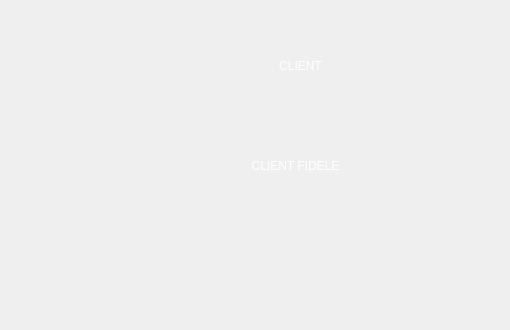
    <widget class="QWidget" name="page_25">
     <widget class="QPushButton" name="pushButton_3">
      <property name="geometry">
       <rect>
        <x>240</x>
        <y>40</y>
        <width>121</width>
        <height>51</height>
       </rect>
      </property>
      <property name="styleSheet">
       <string notr="true">QPushButton {
            color: white;
            border-image: url(:/img/button.png) 3 10 3 10;
	font: 12pt &quot;calibri&quot;;
            border-top: 3px transparent;
            border-bottom: 3px transparent;
            border-right: 10px transparent;
            border-left: 10px transparent;
        }</string>
      </property>
      <property name="text">
       <string>CLIENT</string>
      </property>
     </widget>
     <widget class="QPushButton" name="pushButton_5">
      <property name="geometry">
       <rect>
        <x>220</x>
        <y>140</y>
        <width>151</width>
        <height>51</height>
       </rect>
      </property>
      <property name="styleSheet">
       <string notr="true">QPushButton {
            color: white;
            border-image: url(:/img/button.png) 3 10 3 10;
	font: 12pt &quot;calibri&quot;;
            border-top: 3px transparent;
            border-bottom: 3px transparent;
            border-right: 10px transparent;
            border-left: 10px transparent;
        }</string>
      </property>
      <property name="text">
       <string>CLIENT FIDELE</string>
      </property>
     </widget>
     <widget class="QLabel" name="label_18">
      <property name="geometry">
       <rect>
        <x>-60</x>
        <y>-80</y>
        <width>300</width>
        <height>300</height>
       </rect>
      </property>
      <property name="autoFillBackground">
       <bool>false</bool>
      </property>
      <property name="text">
       <string/>
      </property>
      <property name="pixmap">
       <pixmap resource="image/img.qrc">:/img/client.png</pixmap>
      </property>
     </widget>
     <widget class="QPushButton" name="pushButton_13">
      <property name="geometry">
       <rect>
        <x>380</x>
        <y>240</y>
        <width>121</width>
        <height>81</height>
       </rect>
      </property>
      <property name="styleSheet">
       <string notr="true">QPushButton {
            color: white;
            border-image: url(:/img/gmail.png) 3 10 3 10;
	font: 12pt &quot;calibri&quot;;
            border-top: 3px transparent;
            border-bottom: 3px transparent;
            border-right: 10px transparent;
            border-left: 10px transparent;
        }</string>
      </property>
      <property name="text">
       <string/>
      </property>
     </widget>
     <zorder>label_18</zorder>
     <zorder>pushButton_3</zorder>
     <zorder>pushButton_5</zorder>
     <zorder>pushButton_13</zorder>
    </widget>
